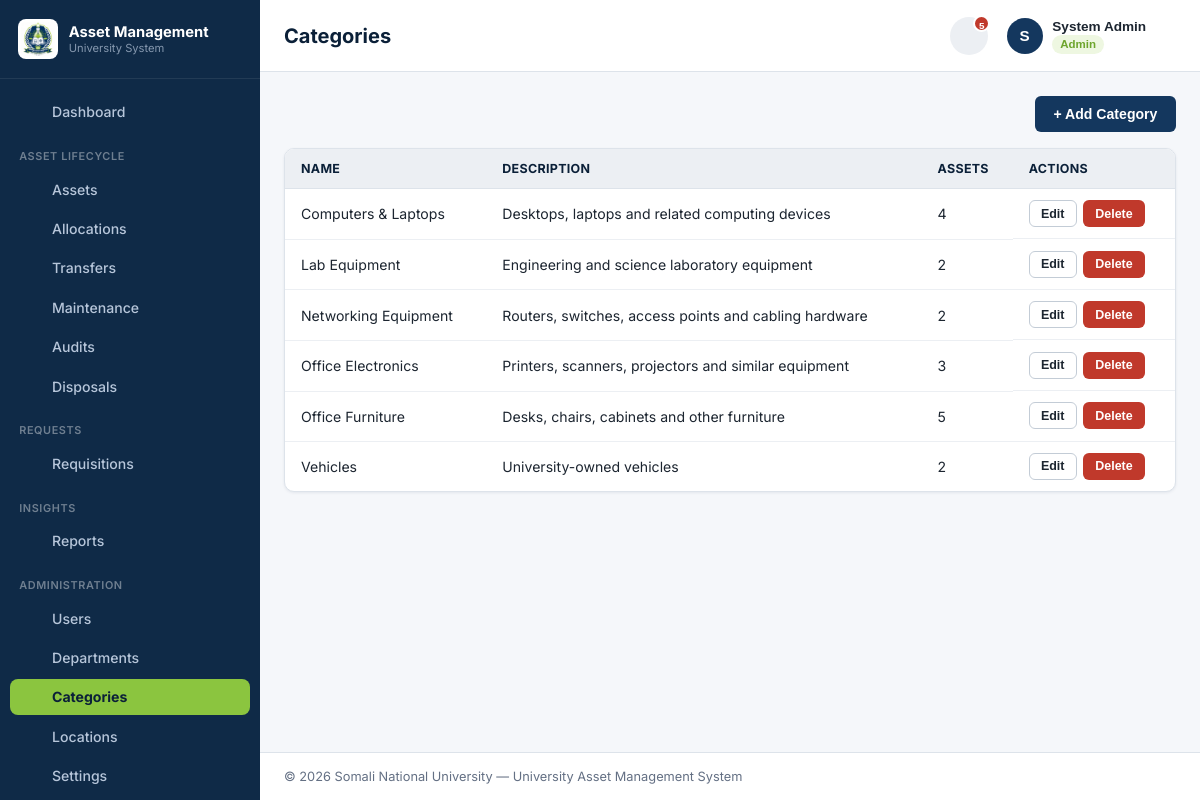
The page /modules/categories/list.php (signed in) on the database its author committed.
### tables this page shows
CREATE TABLE categories (
    category_id    INT AUTO_INCREMENT PRIMARY KEY,
    category_name  VARCHAR(100) NOT NULL UNIQUE,
    description    TEXT NULL,
    created_at     TIMESTAMP NOT NULL DEFAULT CURRENT_TIMESTAMP,
    updated_at     TIMESTAMP NOT NULL DEFAULT CURRENT_TIMESTAMP ON UPDATE CURRENT_TIMESTAMP
);

### modules/categories/list.php (the view, shortened to what this page needs)
<?php
require_once __DIR__ . '/../../includes/bootstrap.php';
$categories = $pdo->query(
    'SELECT c.*, (SELECT COUNT(*) FROM assets a WHERE a.category_id = c.category_id) AS asset_count
     FROM categories c ORDER BY c.category_name'
)->fetchAll();
include __DIR__ . '/../../includes/layout/header.php';
?>
<div class="card-header">
    <button type="button" class="btn btn-primary" data-modal-target="modalCreateCat">+ Add Category</button>
</div>
<div class="table-wrap">
<table id="catTable">
    <thead><tr><th data-sort>Name</th><th class="no-sort">Description</th><th data-sort>Assets</th><th class="no-sort">Actions</th></tr></thead>
    <tbody>
    <?php foreach ($categories as $c): ?>
        <tr>
            <td><?= e($c['category_name']) ?></td>
            <td><?= e($c['description'] ?? '—') ?></td>
            <td><?= (int) $c['asset_count'] ?></td>
            <td class="table-actions">
                <button type="button" class="btn btn-sm btn-outline" data-modal-target="modalEditCat<?= $c['category_id'] ?>">Edit</button>
                <form method="post" action="" style="display:inline;" data-confirm="Delete category '<?= e($c['category_name']) ?>'?">
                    <button type="submit" class="btn btn-sm btn-danger">Delete</button>
                </form>
            </td>
        </tr>
    <?php endforeach; ?>
    </tbody>
</table>
</div>
<?php include __DIR__ . '/../../includes/layout/footer.php'; ?>

### static/css/style.css (style rules this page uses)
:root { --color-sidebar-bg: #0f2a47; --color-sidebar-bg-active: #16385e; --color-sidebar-text: #b7c6da; --color-sidebar-text-active: #ffffff; --color-primary: #14375e; --color-primary-dark: #0b2038; --color-primary-light: #e8edf3; --color-accent: #8bc53f; --color-accent-dark: #6ea52d; --color-accent-light: #eef7e1; --color-white: #ffffff; --color-gray-50: #f5f7fa; --color-gray-100: #eceff3; --color-gray-200: #dde3ea; --color-gray-300: #c3ccd6; --color-gray-500: #7c8898; --color-gray-700: #444e5c; --color-text: #1c2530; --color-text-muted: #647084; --color-success: #4c9a2a; --color-success-bg: #eef7e1; --color-warning: #c9861a; --color-warning-bg: #fbf0dd; --color-danger: #c0392b; --color-danger-bg: #fbe9e7; --color-neutral-bg: #eceff3; --radius: 10px; --shadow-sm: 0 1px 3px rgba(15, 42, 71, 0.08); --shadow-md: 0 8px 24px rgba(15, 42, 71, 0.14); --sidebar-width: 260px; }
* { box-sizing: border-box; }
body { margin: 0; font-family: 'Inter', 'Segoe UI', Tahoma, Geneva, Verdana, sans-serif; background: var(--color-gray-50); color: var(--color-text); font-size: 14.5px; }
.card-header { display: flex; align-items: center; justify-content: space-between; margin-bottom: 1rem; }
.btn { display: inline-flex; align-items: center; justify-content: center; gap: 0.4rem; padding: 0.55rem 1.1rem; border-radius: 6px; border: 1px solid transparent; font-size: 0.88rem; font-weight: 600; cursor: pointer; text-decoration: none; }
.btn-primary { background: var(--color-primary); color: #fff; }
.btn-outline { background: transparent; border-color: var(--color-gray-300); color: var(--color-text); }
.btn-danger { background: var(--color-danger); color: #fff; }
.btn-sm { padding: 0.35rem 0.7rem; font-size: 0.78rem; }
.table-wrap { background: var(--color-white); border: 1px solid var(--color-gray-200); border-radius: var(--radius); overflow-x: auto; box-shadow: var(--shadow-sm); }
table { width: 100%; border-collapse: collapse; font-size: 0.88rem; }
thead th { background: var(--color-gray-100); color: var(--color-primary-dark); text-align: left; padding: 0.75rem 1rem; font-size: 0.78rem; text-transform: uppercase; letter-spacing: 0.3px; border-bottom: 1px solid var(--color-gray-200); cursor: pointer; white-space: nowrap; }
thead th.no-sort { cursor: default; }
tbody td { padding: 0.7rem 1rem; border-bottom: 1px solid var(--color-gray-100); vertical-align: middle; }
tbody tr:last-child td { border-bottom: none; }
.table-actions { display: flex; gap: 0.4rem; flex-wrap: wrap; }

### rows shown on the page
categories: category_name "Computers & Laptops", description "Desktops, laptops and related computing devices", asset_count "4"
categories: category_name "Lab Equipment", description "Engineering and science laboratory equipment", asset_count "2"
categories: category_name "Networking Equipment", description "Routers, switches, access points and cabling hardware", asset_count "2"
categories: category_name "Office Electronics", description "Printers, scanners, projectors and similar equipment", asset_count "3"
categories: category_name "Office Furniture", description "Desks, chairs, cabinets and other furniture", asset_count "5"
categories: category_name "Vehicles", description "University-owned vehicles", asset_count "2"

### other values the page prints
t('brand.title') "Asset Management"
t('brand.subtitle') "University System"
$label "Dashboard Assets Allocations Transfers Maintenance Audits Disposals Requisitions Reports Users Departments Categories Locations Settings"
t('nav.section.assets') "ASSET LIFECYCLE"
t('nav.section.requests') "REQUESTS"
t('nav.section.insights') "INSIGHTS"
t('nav.section.admin') "ADMINISTRATION"
$pageTitle "Categories"
$pendingAlertTotal "5"
mb_strtoupper(mb_substr($user['name'] ?? 'A', 0, 1)) "S"
$user['name'] "System Admin"
$user['role_name'] "Admin"
$uniName "Somali National University"
t('footer.system_name') "University Asset Management System"
